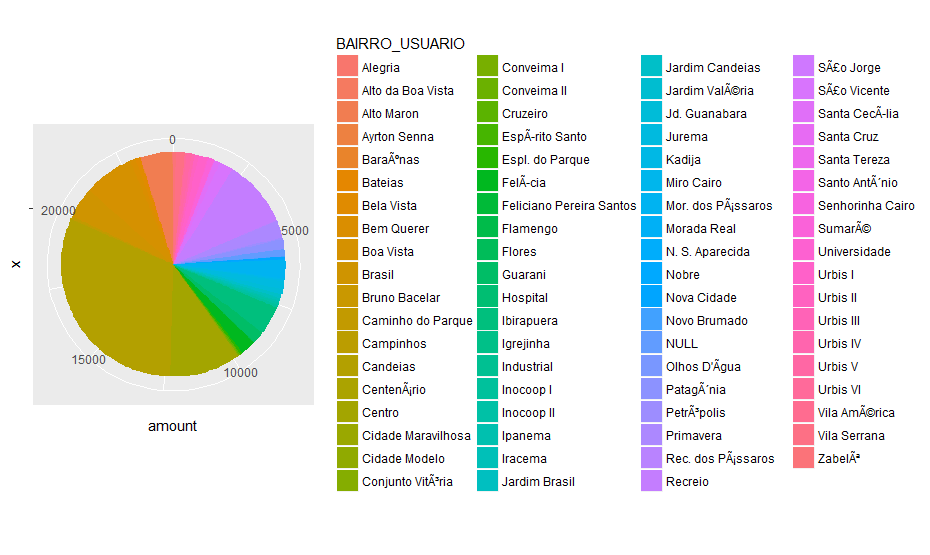

Write R code to recreate this figure.
library(dplyr)
library(ggplot2)
library(scales)

app <- read.csv("trunk/aplicativo.csv", header=TRUE, sep=",")

# Tipos de dispositivos
dispositivos = app %>%
		group_by(BAIRRO_USUARIO) %>%
		summarise(
				amount = n()
		)
print(dispositivos)

pie_disp = ggplot(dispositivos, aes(x="", y=amount, fill=BAIRRO_USUARIO)) +
		geom_bar(width = 2, stat = "identity") +
		coord_polar("y", start=0)

plot(pie_disp)
